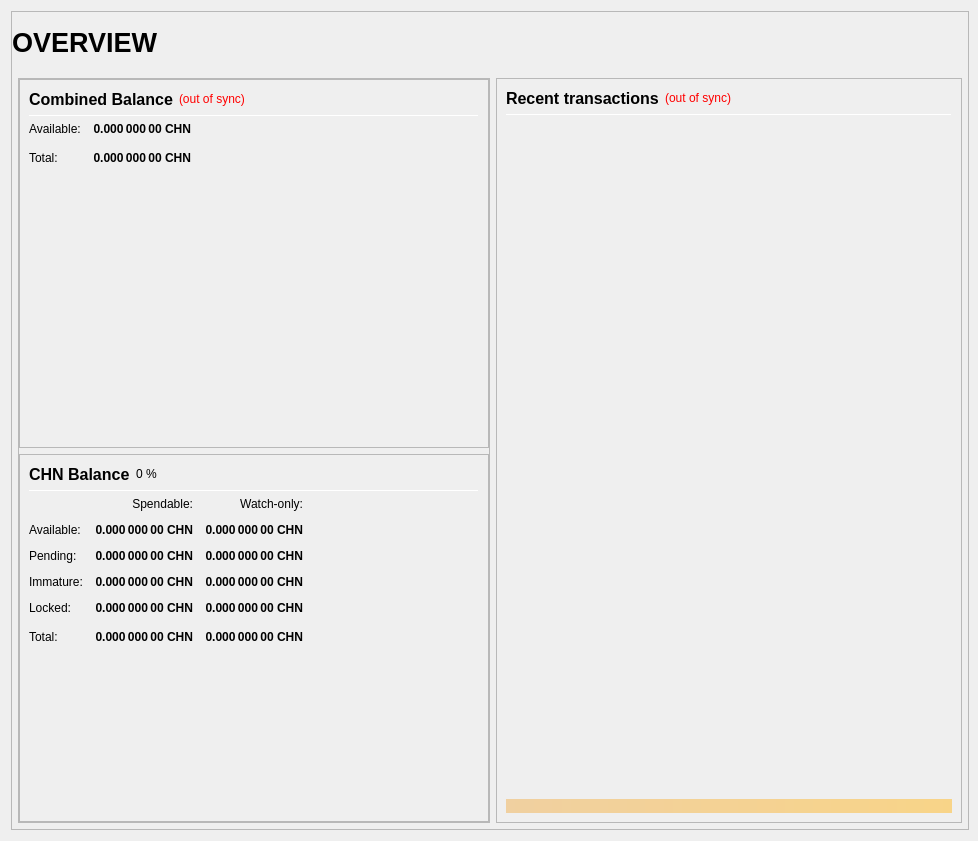
<?xml version="1.0" encoding="UTF-8"?>
<ui version="4.0">
 <class>OverviewPage</class>
 <widget class="QWidget" name="OverviewPage">
  <property name="geometry">
   <rect>
    <x>0</x>
    <y>0</y>
    <width>978</width>
    <height>841</height>
   </rect>
  </property>
  <property name="minimumSize">
   <size>
    <width>960</width>
    <height>682</height>
   </size>
  </property>
  <property name="windowTitle">
   <string>Form</string>
  </property>
  <layout class="QVBoxLayout" name="topLayout" stretch="1">
   <property name="rightMargin">
    <number>9</number>
   </property>
   <item>
    <widget class="QFrame" name="frame_BG">
     <property name="minimumSize">
      <size>
       <width>850</width>
       <height>610</height>
      </size>
     </property>
     <property name="maximumSize">
      <size>
       <width>16777215</width>
       <height>16777215</height>
      </size>
     </property>
     <property name="frameShape">
      <enum>QFrame::StyledPanel</enum>
     </property>
     <property name="frameShadow">
      <enum>QFrame::Raised</enum>
     </property>
     <layout class="QVBoxLayout" name="verticalLayout_3" stretch="1">
      <property name="leftMargin">
       <number>0</number>
      </property>
      <property name="topMargin">
       <number>0</number>
      </property>
      <property name="rightMargin">
       <number>0</number>
      </property>
      <property name="bottomMargin">
       <number>6</number>
      </property>
      <item>
       <layout class="QVBoxLayout" name="verticalLayout_Master" stretch="0,1">
        <property name="margin">
         <number>0</number>
        </property>
        <item>
         <widget class="QFrame" name="frame_Header">
          <layout class="QVBoxLayout" name="verticalLayout_Header" stretch="0">
           <property name="margin">
            <number>0</number>
           </property>
           <item>
            <layout class="QHBoxLayout" name="horizontalLayout_Header" stretch="1,0,1">
             <property name="spacing">
              <number>6</number>
             </property>
             <item>
              <widget class="QLabel" name="labelOverviewHeaderLeft">
               <property name="minimumSize">
                <size>
                 <width>464</width>
                 <height>60</height>
                </size>
               </property>
               <property name="maximumSize">
                <size>
                 <width>16777215</width>
                 <height>60</height>
                </size>
               </property>
               <property name="font">
                <font>
                 <pointsize>20</pointsize>
                 <weight>75</weight>
                 <bold>true</bold>
                </font>
               </property>
               <property name="text">
                <string>OVERVIEW</string>
               </property>
               <property name="alignment">
                <set>Qt::AlignLeading|Qt::AlignLeft|Qt::AlignVCenter</set>
               </property>
              </widget>
             </item>
             <item>
              <spacer name="horizontalSpacer_Header">
               <property name="orientation">
                <enum>Qt::Horizontal</enum>
               </property>
               <property name="sizeHint" stdset="0">
                <size>
                 <width>40</width>
                 <height>20</height>
                </size>
               </property>
              </spacer>
             </item>
             <item>
              <widget class="QLabel" name="labelOverviewHeaderRight">
               <property name="minimumSize">
                <size>
                 <width>464</width>
                 <height>60</height>
                </size>
               </property>
               <property name="maximumSize">
                <size>
                 <width>16777215</width>
                 <height>60</height>
                </size>
               </property>
               <property name="font">
                <font>
                 <pointsize>14</pointsize>
                </font>
               </property>
               <property name="text">
                <string/>
               </property>
               <property name="alignment">
                <set>Qt::AlignRight|Qt::AlignTrailing|Qt::AlignVCenter</set>
               </property>
              </widget>
             </item>
            </layout>
           </item>
          </layout>
         </widget>
        </item>
        <item>
         <widget class="QFrame" name="frame_Content">
          <layout class="QVBoxLayout" name="verticalLayout_Content">
           <property name="leftMargin">
            <number>6</number>
           </property>
           <property name="topMargin">
            <number>0</number>
           </property>
           <property name="rightMargin">
            <number>6</number>
           </property>
           <property name="bottomMargin">
            <number>0</number>
           </property>
           <item>
            <layout class="QHBoxLayout" name="horizontalLayout_Content" stretch="1,1">
             <property name="spacing">
              <number>6</number>
             </property>
             <item>
              <layout class="QVBoxLayout" name="verticalLayout_left" stretch="1">
               <item>
                <widget class="QFrame" name="frameObfuscation">
                 <property name="minimumSize">
                  <size>
                   <width>0</width>
                   <height>0</height>
                  </size>
                 </property>
                 <property name="frameShape">
                  <enum>QFrame::StyledPanel</enum>
                 </property>
                 <property name="frameShadow">
                  <enum>QFrame::Raised</enum>
                 </property>
                 <layout class="QVBoxLayout" name="verticalLayout" stretch="0,0,0">
                  <property name="margin">
                   <number>0</number>
                  </property>
                  <item>
                   <widget class="QFrame" name="frame_CombinedBalances">
                    <property name="minimumSize">
                     <size>
                      <width>470</width>
                      <height>0</height>
                     </size>
                    </property>
                    <property name="frameShape">
                     <enum>QFrame::StyledPanel</enum>
                    </property>
                    <property name="frameShadow">
                     <enum>QFrame::Raised</enum>
                    </property>
                    <layout class="QVBoxLayout" name="verticalLayout_5">
                     <item>
                      <layout class="QHBoxLayout" name="horizontalLayout_5" stretch="0,0,0">
                       <item>
                        <widget class="QLabel" name="label_5z">
                         <property name="minimumSize">
                          <size>
                           <width>0</width>
                           <height>20</height>
                          </size>
                         </property>
                         <property name="font">
                          <font>
                           <pointsize>12</pointsize>
                           <weight>75</weight>
                           <bold>true</bold>
                          </font>
                         </property>
                         <property name="toolTip">
                          <string>Combined Balance (including unconfirmed and immature coins)</string>
                         </property>
                         <property name="text">
                          <string>Combined Balance</string>
                         </property>
                        </widget>
                       </item>
                       <item>
                        <widget class="QLabel" name="labelWalletStatus">
                         <property name="cursor">
                          <cursorShape>WhatsThisCursor</cursorShape>
                         </property>
                         <property name="toolTip">
                          <string>The displayed information may be out of date. Your wallet automatically synchronizes with the Chronon network after a connection is established, but this process has not completed yet.</string>
                         </property>
                         <property name="styleSheet">
                          <string notr="true">QLabel { color: red; }</string>
                         </property>
                         <property name="text">
                          <string notr="true">(out of sync)</string>
                         </property>
                         <property name="alignment">
                          <set>Qt::AlignLeading|Qt::AlignLeft|Qt::AlignVCenter</set>
                         </property>
                        </widget>
                       </item>
                       <item>
                        <spacer name="horizontalSpacer_1">
                         <property name="orientation">
                          <enum>Qt::Horizontal</enum>
                         </property>
                         <property name="sizeHint" stdset="0">
                          <size>
                           <width>40</width>
                           <height>20</height>
                          </size>
                         </property>
                        </spacer>
                       </item>
                      </layout>
                     </item>
                     <item>
                      <widget class="Line" name="line_CombinedBalance">
                       <property name="minimumSize">
                        <size>
                         <width>0</width>
                         <height>1</height>
                        </size>
                       </property>
                       <property name="maximumSize">
                        <size>
                         <width>16777215</width>
                         <height>1</height>
                        </size>
                       </property>
                       <property name="orientation">
                        <enum>Qt::Horizontal</enum>
                       </property>
                      </widget>
                     </item>
                     <item>
                      <layout class="QGridLayout" name="gridLayout_3">
                       <property name="spacing">
                        <number>12</number>
                       </property>
                       <item row="1" column="0">
                        <widget class="QLabel" name="labelBalanceTextz">
                         <property name="text">
                          <string>Available:</string>
                         </property>
                        </widget>
                       </item>
                       <item row="1" column="1">
                        <widget class="QLabel" name="labelBalancez">
                         <property name="font">
                          <font>
                           <weight>75</weight>
                           <bold>true</bold>
                          </font>
                         </property>
                         <property name="cursor">
                          <cursorShape>IBeamCursor</cursorShape>
                         </property>
                         <property name="toolTip">
                          <string>Your current spendable balance</string>
                         </property>
                         <property name="text">
                          <string notr="true">0.000 000 00 CHN</string>
                         </property>
                         <property name="alignment">
                          <set>Qt::AlignRight|Qt::AlignTrailing|Qt::AlignVCenter</set>
                         </property>
                         <property name="textInteractionFlags">
                          <set>Qt::LinksAccessibleByMouse|Qt::TextSelectableByKeyboard|Qt::TextSelectableByMouse</set>
                         </property>
                        </widget>
                       </item>
                       <item row="2" column="0">
                        <widget class="QLabel" name="labelTotalTextz">
                         <property name="text">
                          <string>Total:</string>
                         </property>
                        </widget>
                       </item>
                       <item row="2" column="1">
                        <widget class="QLabel" name="labelTotalz">
                         <property name="font">
                          <font>
                           <weight>75</weight>
                           <bold>true</bold>
                          </font>
                         </property>
                         <property name="cursor">
                          <cursorShape>IBeamCursor</cursorShape>
                         </property>
                         <property name="toolTip">
                          <string>Total Balance, including all unavailable coins.</string>
                         </property>
                         <property name="text">
                          <string notr="true">0.000 000 00 CHN</string>
                         </property>
                         <property name="alignment">
                          <set>Qt::AlignRight|Qt::AlignTrailing|Qt::AlignVCenter</set>
                         </property>
                         <property name="textInteractionFlags">
                          <set>Qt::LinksAccessibleByMouse|Qt::TextSelectableByKeyboard|Qt::TextSelectableByMouse</set>
                         </property>
                        </widget>
                       </item>
                       <item row="2" column="3">
                        <spacer name="horizontalSpacer_2">
                         <property name="orientation">
                          <enum>Qt::Horizontal</enum>
                         </property>
                         <property name="sizeHint" stdset="0">
                          <size>
                           <width>40</width>
                           <height>20</height>
                          </size>
                         </property>
                        </spacer>
                       </item>
                      </layout>
                     </item>
                     <item>
                      <spacer name="verticalSpacer_1">
                       <property name="orientation">
                        <enum>Qt::Vertical</enum>
                       </property>
                       <property name="sizeHint" stdset="0">
                        <size>
                         <width>20</width>
                         <height>40</height>
                        </size>
                       </property>
                      </spacer>
                     </item>
                    </layout>
                   </widget>
                  </item>
                  <item>
                   <widget class="QFrame" name="frame_Balances">
                    <property name="frameShape">
                     <enum>QFrame::StyledPanel</enum>
                    </property>
                    <property name="frameShadow">
                     <enum>QFrame::Raised</enum>
                    </property>
                    <layout class="QVBoxLayout" name="verticalLayout_4">
                     <item>
                      <layout class="QHBoxLayout" name="horizontalLayout_4">
                       <item>
                        <widget class="QLabel" name="label_5">
                         <property name="minimumSize">
                          <size>
                           <width>0</width>
                           <height>20</height>
                          </size>
                         </property>
                         <property name="font">
                          <font>
                           <pointsize>12</pointsize>
                           <weight>75</weight>
                           <bold>true</bold>
                          </font>
                         </property>
                         <property name="text">
                          <string>CHN Balance</string>
                         </property>
                        </widget>
                       </item>
                       <item>
                        <widget class="QLabel" name="labelCHNPercent">
                         <property name="text">
                          <string notr="true">0 %</string>
                         </property>
                        </widget>
                       </item>
                       <item>
                        <spacer name="horizontalSpacer_3">
                         <property name="orientation">
                          <enum>Qt::Horizontal</enum>
                         </property>
                         <property name="sizeHint" stdset="0">
                          <size>
                           <width>40</width>
                           <height>20</height>
                          </size>
                         </property>
                        </spacer>
                       </item>
                      </layout>
                     </item>
                     <item>
                      <widget class="Line" name="line_Balance">
                       <property name="minimumSize">
                        <size>
                         <width>0</width>
                         <height>1</height>
                        </size>
                       </property>
                       <property name="maximumSize">
                        <size>
                         <width>16777215</width>
                         <height>1</height>
                        </size>
                       </property>
                       <property name="orientation">
                        <enum>Qt::Horizontal</enum>
                       </property>
                      </widget>
                     </item>
                     <item>
                      <layout class="QGridLayout" name="gridLayout">
                       <property name="spacing">
                        <number>12</number>
                       </property>
                       <item row="0" column="1">
                        <widget class="QLabel" name="labelSpendable">
                         <property name="text">
                          <string>Spendable:</string>
                         </property>
                         <property name="alignment">
                          <set>Qt::AlignRight|Qt::AlignTrailing|Qt::AlignVCenter</set>
                         </property>
                        </widget>
                       </item>
                       <item row="0" column="2">
                        <widget class="QLabel" name="labelWatchonly">
                         <property name="text">
                          <string>Watch-only:</string>
                         </property>
                         <property name="alignment">
                          <set>Qt::AlignRight|Qt::AlignTrailing|Qt::AlignVCenter</set>
                         </property>
                        </widget>
                       </item>
                       <item row="1" column="0">
                        <widget class="QLabel" name="labelBalanceText">
                         <property name="text">
                          <string>Available:</string>
                         </property>
                        </widget>
                       </item>
                       <item row="1" column="1">
                        <widget class="QLabel" name="labelBalance">
                         <property name="font">
                          <font>
                           <weight>75</weight>
                           <bold>true</bold>
                          </font>
                         </property>
                         <property name="cursor">
                          <cursorShape>IBeamCursor</cursorShape>
                         </property>
                         <property name="toolTip">
                          <string>Your current spendable balance</string>
                         </property>
                         <property name="text">
                          <string notr="true">0.000 000 00 CHN</string>
                         </property>
                         <property name="alignment">
                          <set>Qt::AlignRight|Qt::AlignTrailing|Qt::AlignVCenter</set>
                         </property>
                         <property name="textInteractionFlags">
                          <set>Qt::LinksAccessibleByMouse|Qt::TextSelectableByKeyboard|Qt::TextSelectableByMouse</set>
                         </property>
                        </widget>
                       </item>
                       <item row="1" column="2">
                        <widget class="QLabel" name="labelWatchAvailable">
                         <property name="font">
                          <font>
                           <weight>75</weight>
                           <bold>true</bold>
                          </font>
                         </property>
                         <property name="cursor">
                          <cursorShape>IBeamCursor</cursorShape>
                         </property>
                         <property name="toolTip">
                          <string>Your current balance in watch-only addresses</string>
                         </property>
                         <property name="text">
                          <string notr="true">0.000 000 00 CHN</string>
                         </property>
                         <property name="alignment">
                          <set>Qt::AlignRight|Qt::AlignTrailing|Qt::AlignVCenter</set>
                         </property>
                         <property name="textInteractionFlags">
                          <set>Qt::LinksAccessibleByMouse|Qt::TextSelectableByKeyboard|Qt::TextSelectableByMouse</set>
                         </property>
                        </widget>
                       </item>
                       <item row="2" column="0">
                        <widget class="QLabel" name="labelPendingText">
                         <property name="text">
                          <string>Pending:</string>
                         </property>
                        </widget>
                       </item>
                       <item row="2" column="1">
                        <widget class="QLabel" name="labelUnconfirmed">
                         <property name="font">
                          <font>
                           <weight>75</weight>
                           <bold>true</bold>
                          </font>
                         </property>
                         <property name="cursor">
                          <cursorShape>IBeamCursor</cursorShape>
                         </property>
                         <property name="toolTip">
                          <string>Total of transactions that have yet to be confirmed, and do not yet count toward the spendable balance</string>
                         </property>
                         <property name="text">
                          <string notr="true">0.000 000 00 CHN</string>
                         </property>
                         <property name="alignment">
                          <set>Qt::AlignRight|Qt::AlignTrailing|Qt::AlignVCenter</set>
                         </property>
                         <property name="textInteractionFlags">
                          <set>Qt::LinksAccessibleByMouse|Qt::TextSelectableByKeyboard|Qt::TextSelectableByMouse</set>
                         </property>
                        </widget>
                       </item>
                       <item row="2" column="2">
                        <widget class="QLabel" name="labelWatchPending">
                         <property name="font">
                          <font>
                           <weight>75</weight>
                           <bold>true</bold>
                          </font>
                         </property>
                         <property name="cursor">
                          <cursorShape>IBeamCursor</cursorShape>
                         </property>
                         <property name="toolTip">
                          <string>Unconfirmed transactions to watch-only addresses</string>
                         </property>
                         <property name="text">
                          <string notr="true">0.000 000 00 CHN</string>
                         </property>
                         <property name="alignment">
                          <set>Qt::AlignRight|Qt::AlignTrailing|Qt::AlignVCenter</set>
                         </property>
                         <property name="textInteractionFlags">
                          <set>Qt::LinksAccessibleByMouse|Qt::TextSelectableByKeyboard|Qt::TextSelectableByMouse</set>
                         </property>
                        </widget>
                       </item>
                       <item row="3" column="0">
                        <widget class="QLabel" name="labelImmatureText">
                         <property name="text">
                          <string>Immature:</string>
                         </property>
                        </widget>
                       </item>
                       <item row="3" column="1">
                        <widget class="QLabel" name="labelImmature">
                         <property name="font">
                          <font>
                           <weight>75</weight>
                           <bold>true</bold>
                          </font>
                         </property>
                         <property name="cursor">
                          <cursorShape>IBeamCursor</cursorShape>
                         </property>
                         <property name="toolTip">
                          <string>Staked or masternode rewards that has not yet matured</string>
                         </property>
                         <property name="text">
                          <string notr="true">0.000 000 00 CHN</string>
                         </property>
                         <property name="alignment">
                          <set>Qt::AlignRight|Qt::AlignTrailing|Qt::AlignVCenter</set>
                         </property>
                         <property name="textInteractionFlags">
                          <set>Qt::LinksAccessibleByMouse|Qt::TextSelectableByKeyboard|Qt::TextSelectableByMouse</set>
                         </property>
                        </widget>
                       </item>
                       <item row="3" column="2">
                        <widget class="QLabel" name="labelWatchImmature">
                         <property name="font">
                          <font>
                           <weight>75</weight>
                           <bold>true</bold>
                          </font>
                         </property>
                         <property name="cursor">
                          <cursorShape>IBeamCursor</cursorShape>
                         </property>
                         <property name="toolTip">
                          <string>Staked or masternode rewards in watch-only addresses that has not yet matured</string>
                         </property>
                         <property name="text">
                          <string notr="true">0.000 000 00 CHN</string>
                         </property>
                         <property name="alignment">
                          <set>Qt::AlignRight|Qt::AlignTrailing|Qt::AlignVCenter</set>
                         </property>
                         <property name="textInteractionFlags">
                          <set>Qt::LinksAccessibleByMouse|Qt::TextSelectableByKeyboard|Qt::TextSelectableByMouse</set>
                         </property>
                        </widget>
                       </item>
                       <item row="4" column="0">
                        <widget class="QLabel" name="labelLockedBalanceText">
                         <property name="toolTip">
                          <string>Locked CHN or Masternode collaterals. These are excluded from zCHN minting.</string>
                         </property>
                         <property name="text">
                          <string>Locked:</string>
                         </property>
                        </widget>
                       </item>
                       <item row="4" column="1">
                        <widget class="QLabel" name="labelLockedBalance">
                         <property name="font">
                          <font>
                           <weight>75</weight>
                           <bold>true</bold>
                          </font>
                         </property>
                         <property name="cursor">
                          <cursorShape>IBeamCursor</cursorShape>
                         </property>
                         <property name="toolTip">
                          <string>Locked CHN or Masternode collaterals. These are excluded from zCHN minting.</string>
                         </property>
                         <property name="text">
                          <string notr="true">0.000 000 00 CHN</string>
                         </property>
                         <property name="alignment">
                          <set>Qt::AlignRight|Qt::AlignTrailing|Qt::AlignVCenter</set>
                         </property>
                         <property name="textInteractionFlags">
                          <set>Qt::LinksAccessibleByMouse|Qt::TextSelectableByKeyboard|Qt::TextSelectableByMouse</set>
                         </property>
                        </widget>
                       </item>
                       <item row="4" column="2">
                        <widget class="QLabel" name="labelWatchLocked">
                         <property name="font">
                          <font>
                           <weight>75</weight>
                           <bold>true</bold>
                          </font>
                         </property>
                         <property name="cursor">
                          <cursorShape>IBeamCursor</cursorShape>
                         </property>
                         <property name="toolTip">
                          <string>Current locked balance in watch-only addresses</string>
                         </property>
                         <property name="text">
                          <string notr="true">0.000 000 00 CHN</string>
                         </property>
                         <property name="alignment">
                          <set>Qt::AlignRight|Qt::AlignTrailing|Qt::AlignVCenter</set>
                         </property>
                         <property name="textInteractionFlags">
                          <set>Qt::LinksAccessibleByMouse|Qt::TextSelectableByKeyboard|Qt::TextSelectableByMouse</set>
                         </property>
                        </widget>
                       </item>
                       <item row="5" column="0">
                        <widget class="QLabel" name="labelTotalText">
                         <property name="toolTip">
                          <string>Your current Chronon balance, unconfirmed and immature transactions included</string>
                         </property>
                         <property name="text">
                          <string>Total:</string>
                         </property>
                        </widget>
                       </item>
                       <item row="5" column="1">
                        <widget class="QLabel" name="labelTotal">
                         <property name="font">
                          <font>
                           <weight>75</weight>
                           <bold>true</bold>
                          </font>
                         </property>
                         <property name="cursor">
                          <cursorShape>IBeamCursor</cursorShape>
                         </property>
                         <property name="toolTip">
                          <string>Your current Chronon balance, unconfirmed and immature transactions included</string>
                         </property>
                         <property name="text">
                          <string notr="true">0.000 000 00 CHN</string>
                         </property>
                         <property name="alignment">
                          <set>Qt::AlignRight|Qt::AlignTrailing|Qt::AlignVCenter</set>
                         </property>
                         <property name="textInteractionFlags">
                          <set>Qt::LinksAccessibleByMouse|Qt::TextSelectableByKeyboard|Qt::TextSelectableByMouse</set>
                         </property>
                        </widget>
                       </item>
                       <item row="5" column="2">
                        <widget class="QLabel" name="labelWatchTotal">
                         <property name="font">
                          <font>
                           <weight>75</weight>
                           <bold>true</bold>
                          </font>
                         </property>
                         <property name="cursor">
                          <cursorShape>IBeamCursor</cursorShape>
                         </property>
                         <property name="toolTip">
                          <string>Current total balance in watch-only addresses</string>
                         </property>
                         <property name="text">
                          <string notr="true">0.000 000 00 CHN</string>
                         </property>
                         <property name="alignment">
                          <set>Qt::AlignRight|Qt::AlignTrailing|Qt::AlignVCenter</set>
                         </property>
                         <property name="textInteractionFlags">
                          <set>Qt::LinksAccessibleByMouse|Qt::TextSelectableByKeyboard|Qt::TextSelectableByMouse</set>
                         </property>
                        </widget>
                       </item>
                       <item row="5" column="3">
                        <spacer name="horizontalSpacer_9">
                         <property name="orientation">
                          <enum>Qt::Horizontal</enum>
                         </property>
                         <property name="sizeHint" stdset="0">
                          <size>
                           <width>40</width>
                           <height>20</height>
                          </size>
                         </property>
                        </spacer>
                       </item>
                      </layout>
                     </item>
                     <item>
                      <spacer name="verticalSpacer_3">
                       <property name="orientation">
                        <enum>Qt::Vertical</enum>
                       </property>
                       <property name="sizeHint" stdset="0">
                        <size>
                         <width>20</width>
                         <height>40</height>
                        </size>
                       </property>
                      </spacer>
                     </item>
                    </layout>
                   </widget>
                  </item>
                 </layout>
                </widget>
               </item>
              </layout>
             </item>
             <item>
              <layout class="QVBoxLayout" name="verticalLayout_right" stretch="1">
               <item>
                <widget class="QFrame" name="frame_RecentTransactions">
                 <property name="minimumSize">
                  <size>
                   <width>0</width>
                   <height>0</height>
                  </size>
                 </property>
                 <property name="frameShape">
                  <enum>QFrame::StyledPanel</enum>
                 </property>
                 <property name="frameShadow">
                  <enum>QFrame::Raised</enum>
                 </property>
                 <layout class="QVBoxLayout" name="verticalLayout_1" stretch="0,0,0,0,0">
                  <item>
                   <layout class="QHBoxLayout" name="horizontalLayout_2">
                    <item>
                     <widget class="QLabel" name="label_4">
                      <property name="minimumSize">
                       <size>
                        <width>0</width>
                        <height>20</height>
                       </size>
                      </property>
                      <property name="font">
                       <font>
                        <pointsize>12</pointsize>
                        <weight>75</weight>
                        <bold>true</bold>
                       </font>
                      </property>
                      <property name="text">
                       <string>Recent transactions</string>
                      </property>
                     </widget>
                    </item>
                    <item>
                     <widget class="QLabel" name="labelTransactionsStatus">
                      <property name="cursor">
                       <cursorShape>WhatsThisCursor</cursorShape>
                      </property>
                      <property name="toolTip">
                       <string>The displayed information may be out of date. Your wallet automatically synchronizes with the Chronon network after a connection is established, but this process has not completed yet.</string>
                      </property>
                      <property name="styleSheet">
                       <string notr="true">QLabel { color: red; }</string>
                      </property>
                      <property name="text">
                       <string notr="true">(out of sync)</string>
                      </property>
                      <property name="alignment">
                       <set>Qt::AlignRight|Qt::AlignTrailing|Qt::AlignVCenter</set>
                      </property>
                     </widget>
                    </item>
                    <item>
                     <spacer name="horizontalSpacer">
                      <property name="orientation">
                       <enum>Qt::Horizontal</enum>
                      </property>
                      <property name="sizeHint" stdset="0">
                       <size>
                        <width>40</width>
                        <height>20</height>
                       </size>
                      </property>
                     </spacer>
                    </item>
                   </layout>
                  </item>
                  <item>
                   <widget class="Line" name="line">
                    <property name="minimumSize">
                     <size>
                      <width>0</width>
                      <height>1</height>
                     </size>
                    </property>
                    <property name="maximumSize">
                     <size>
                      <width>16777215</width>
                      <height>1</height>
                     </size>
                    </property>
                    <property name="orientation">
                     <enum>Qt::Horizontal</enum>
                    </property>
                   </widget>
                  </item>
                  <item>
                   <widget class="QListView" name="listTransactions">
                    <property name="minimumSize">
                     <size>
                      <width>0</width>
                      <height>0</height>
                     </size>
                    </property>
                    <property name="styleSheet">
                     <string notr="true">QListView { background: transparent; }</string>
                    </property>
                    <property name="frameShape">
                     <enum>QFrame::NoFrame</enum>
                    </property>
                    <property name="verticalScrollBarPolicy">
                     <enum>Qt::ScrollBarAlwaysOff</enum>
                    </property>
                    <property name="horizontalScrollBarPolicy">
                     <enum>Qt::ScrollBarAlwaysOff</enum>
                    </property>
                    <property name="selectionMode">
                     <enum>QAbstractItemView::NoSelection</enum>
                    </property>
                   </widget>
                  </item>
                  <item>
                   <spacer name="verticalSpacer_2">
                    <property name="orientation">
                     <enum>Qt::Vertical</enum>
                    </property>
                    <property name="sizeType">
                     <enum>QSizePolicy::Expanding</enum>
                    </property>
                    <property name="sizeHint" stdset="0">
                     <size>
                      <width>20</width>
                      <height>40</height>
                     </size>
                    </property>
                   </spacer>
                  </item>
                  <item>
                   <widget class="QLabel" name="labelAlerts">
                    <property name="maximumSize">
                     <size>
                      <width>16777215</width>
                      <height>16777215</height>
                     </size>
                    </property>
                    <property name="styleSheet">
                     <string notr="true">background-color: qlineargradient(x1: 0, y1: 0, x2: 1, y2: 0, stop:0 #F0D0A0, stop:1 #F8D488); color:#000000;</string>
                    </property>
                    <property name="text">
                     <string/>
                    </property>
                    <property name="wordWrap">
                     <bool>true</bool>
                    </property>
                    <property name="margin">
                     <number>3</number>
                    </property>
                   </widget>
                  </item>
                 </layout>
                </widget>
               </item>
              </layout>
             </item>
            </layout>
           </item>
          </layout>
         </widget>
        </item>
       </layout>
      </item>
     </layout>
    </widget>
   </item>
  </layout>
 </widget>
 <resources/>
 <connections/>
</ui>
